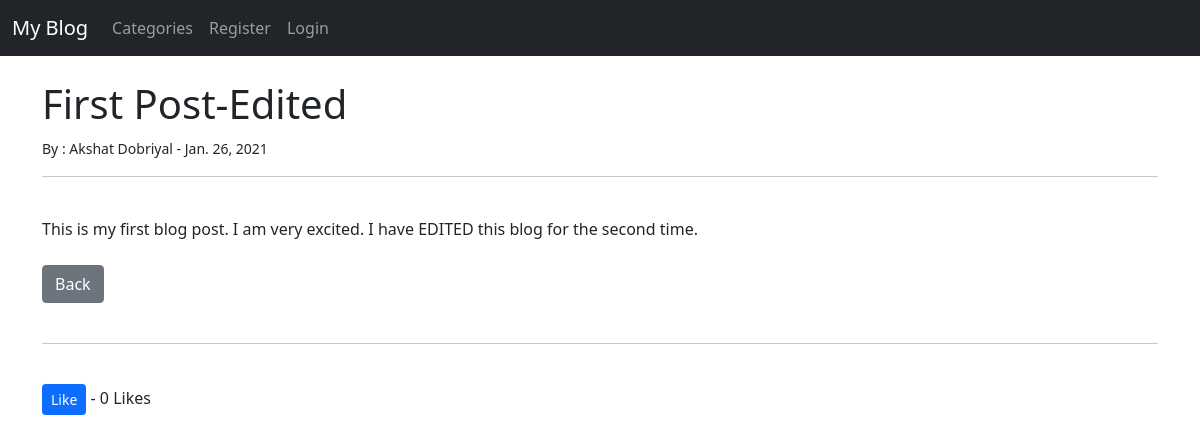
/post/1, run on the app's committed database.
### myblog/models.py (models this page shows, shortened)
class Post(models.Model):
    title = models.CharField(max_length=255)
    title_tag = models.CharField(max_length=255)
    author = models.ForeignKey(User, on_delete=models.CASCADE)
    body = models.TextField()
    post_date = models.DateField(auto_now_add=True)
    category = models.CharField(max_length=255, default='coding')
    likes = models.ManyToManyField(User, related_name='blog_posts')
    def total_likes(self):
        return self.likes.count()

### myblog/views.py (the view)
# urls.py: path('post/<int:pk>', PostDetailView.as_view(), name='post-detail'),
class PostDetailView(DetailView):
    model = Post
    template_name = 'post_details.html'
    def get_context_data(self, *args, **kwargs):
        stuff = get_object_or_404(Post, id=self.kwargs['pk'])
        total_likes = stuff.total_likes()
        context = super(PostDetailView, self).get_context_data(*args, **kwargs)
        context["total_likes"] = total_likes
        return context

### myblog/templates/post_details.html (shortened to what this page needs)
{% extends 'base.html' %}
{% block content %}
    <h1>{{ post.title }}</h1>
    <small>By : {{ post.author.first_name }} {{ post.author.last_name }} - {{ post.post_date }}</small><br/>
    <hr>
    <br/>
    {{ post.body|safe }}
    <br/><br/>
    <a href = "{% url 'home' %}" class="btn btn-secondary">Back</a>
    <br/><br/>
    <hr>
    <br/>
    <form action="{% url 'like_post' post.pk %}" method='POST'>
        <button type="submit", name="post_id", value="{{post.id}}", class="btn btn-primary btn-sm">Like</button> - {{total_likes}} Likes
    </form>
{% endblock %}

### data on the page
Post: title "First Post-Edited", author.first_name "Akshat", author.last_name "Dobriyal", post_date "Jan. 26, 2021", body "This is my first blog post. I am very excited. I have EDITED this blog for the second time."

### other printed values
{{ total_likes }} "0"
